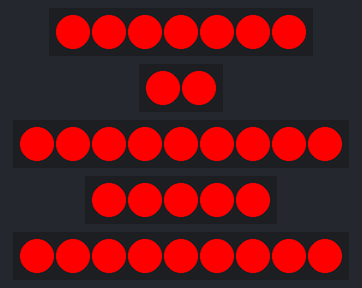
A sketch run on a simulated ESP32. Parts: 7 RGB LEDs in strip order, left to right, 2 RGB LEDs in strip order, left to right, 2 × 9 RGB LEDs in strip order, left to right, 5 RGB LEDs in strip order, left to right. WiFi joins after 1.5 s; servers stay silent unless stated; the local clock reads 2024-03-15 10:24:30 at power-on unless the sketch sets it.

Above: at 0.1 s.
At 1.6 s:
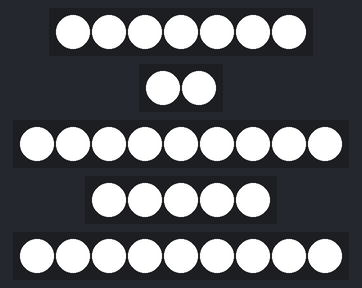
At 2.1 s:
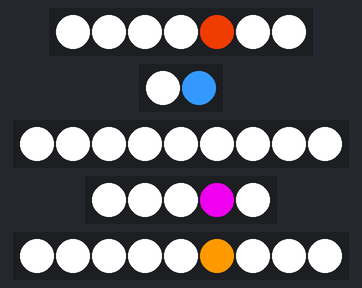
At 30.2 s:
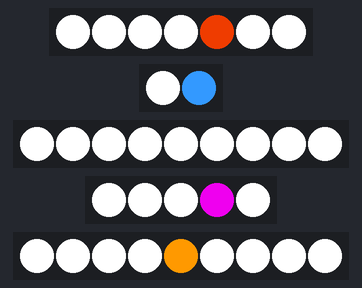
At 90.4 s:
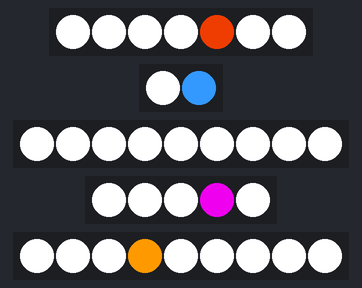
Timing chart, 0 to 91.9 s (numbered marks = the images above):
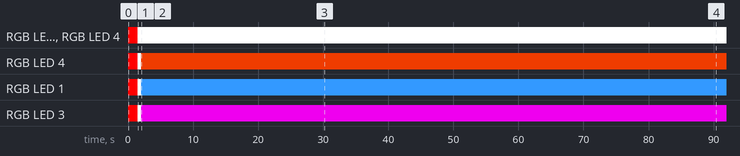

The sketch:

main.ino
```cpp
#include <Adafruit_NeoPixel.h>
#include <WiFi.h>
#include <time.h>
#include <ESP32Time.h>

//Wifi Credentials.
const char* ssid = "YOUR SSID";
const char* password = "YOUR PASSWORD";
//NTP Server settings (UK).
const char* ntpServer = "pool.ntp.org";
const long  gmtOffSet = 0;
const int   daylightSavingsOffset = 3600;

//ints to store out time broken down.
int hrFirst, hrSecond, minFirst, minSecond, day;
//Amount to divide color value by, decreasing its brightness.
int brightnessReduce = 1; //1-16 is a good range to work in.

//Char to store the full time string given by RTC.
char fullTime[8];

//Color sources.
uint32_t fillColor, dayColor, hrFirstColor, hrSecondColor, minFirstColor, minSecondColor;

ESP32Time rtc(0);
//Define the number of leds the strip contains and the pin it's connected to.
Adafruit_NeoPixel ledDay = Adafruit_NeoPixel(7, 15, NEO_GRB + NEO_KHZ800);
Adafruit_NeoPixel ledHourFirst = Adafruit_NeoPixel(2, 2, NEO_GRB + NEO_KHZ800);
Adafruit_NeoPixel ledHourSecond = Adafruit_NeoPixel(9, 4, NEO_GRB + NEO_KHZ800);
Adafruit_NeoPixel ledMinuteFirst = Adafruit_NeoPixel(5, 5, NEO_GRB + NEO_KHZ800);
Adafruit_NeoPixel ledMinuteSecond = Adafruit_NeoPixel(9, 18, NEO_GRB + NEO_KHZ800);

void setup() {
  ledDay.begin();
  ledHourFirst.begin();
  ledHourSecond.begin();
  ledMinuteFirst.begin();
  ledMinuteSecond.begin();
}

void doShow(){
  ledDay.show();
  ledHourFirst.show();
  ledHourSecond.show();
  ledMinuteFirst.show();
  ledMinuteSecond.show();
}

void doFill(){
  ledDay.fill(fillColor, 0, 7);
  ledHourFirst.fill(fillColor, 0, 2);
  ledHourSecond.fill(fillColor, 0, 9);
  ledMinuteFirst.fill(fillColor, 0, 5);
  ledMinuteSecond.fill(fillColor, 0, 9);
}

//Set RTC using the data from the ntp pool.
void setRTC(){
  configTime(gmtOffSet, daylightSavingsOffset, ntpServer);
  struct tm timeinfo;
  if(getLocalTime(&timeinfo)){
    rtc.setTimeStruct(timeinfo);
    //Call our updateTime function to set init time.
    updateTime();
  }
}

void updateTime(){
  //Copy rtc.getTime, which returns string to our fullTime char.
  strcpy(fullTime, rtc.getTime().c_str());

  //Update our time ints using the fullTime char elements.
  hrFirst = fullTime[0] - '0';
  hrSecond = fullTime[1] - '0';
  minFirst = fullTime[3] - '0';
  minSecond = fullTime[4] - '0';

  //Update day, getDayOfWeek returns int.
  day = rtc.getDayofWeek();

  //Set our led strip positions, input is located at the top of the view, start with our
  //maximum and subtract the current.
  day == 0 ? day = 6 : day = day -1;
  ledDay.setPixelColor(day, dayColor);
  ledHourFirst.setPixelColor(2 - hrFirst, hrFirstColor);
  ledHourSecond.setPixelColor(9 - hrSecond, hrSecondColor);
  ledMinuteFirst.setPixelColor(5 - minFirst, minFirstColor);
  ledMinuteSecond.setPixelColor(9 - minSecond, minSecondColor);
}

void doWiFi(){
  //Set WiFi mode to station mode to connect to access point.
  WiFi.mode(WIFI_STA);
  //Begin WiFi using previously declared credentials.
  WiFi.begin(ssid, password);
  //While not connected we fill all leds with red.
    while(WiFi.status() != WL_CONNECTED){
      //Fill LEDS with red.
      fillColor = Adafruit_NeoPixel::Color(255, 0, 0);
      doFill();
      doShow();
    }
  //Connected, fill with white.
  fillColor = Adafruit_NeoPixel::Color(255, 255, 255);
  doFill();
  doShow();
  //Set RTC.
  setRTC();
  //Delay 500ms to give everything a chance to catch up.
  delay(500);
  //WiFi no longer required, disconnect.
  WiFi.disconnect();
}

void setColorBrightness(){
  //The value of brightnessReduce is used to divide the color value by, reducing its brightness.
  //Modify these values to suit, as is, it increases from 7-9am and decreases finally to black/blank between 19-22.
  switch (rtc.getHour(true)){
    //rtc.getHour(true) returns 24hr, 0-23.
    case 7:
      brightnessReduce = 8;
      break;
    case 8:
      brightnessReduce = 4;
      break;
    case 9:
      brightnessReduce = 1;
      break;
    case 19:
      brightnessReduce = 4;
      break;
    case 20:
      brightnessReduce = 8;
      break;
    case 21:
      brightnessReduce = 12;
      break;
    case 22:
      brightnessReduce = 16;
      break;
  }
  //Set color values divided by reduce amount.
  dayColor = Adafruit_NeoPixel::Color(204 / brightnessReduce, 51 / brightnessReduce, 0 / brightnessReduce);
  hrFirstColor = Adafruit_NeoPixel::Color(51 / brightnessReduce, 153 / brightnessReduce, 255 / brightnessReduce);
  hrSecondColor = Adafruit_NeoPixel::Color(51 / brightnessReduce, 204 / brightnessReduce, 51 / brightnessReduce);
  minFirstColor = Adafruit_NeoPixel::Color(204 / brightnessReduce, 0 / brightnessReduce, 204 / brightnessReduce);
  minSecondColor = Adafruit_NeoPixel::Color(255 / brightnessReduce, 153 / brightnessReduce, 0 / brightnessReduce);
  fillColor = Adafruit_NeoPixel::Color(255 / brightnessReduce, 255 / brightnessReduce, 255 / brightnessReduce);
  //16 is maximum brightness reduction in my configuration and I prefer complete darkness in this range but, keeping the coloured hour and minutes.
  if(brightnessReduce == 16){
    fillColor = Adafruit_NeoPixel::Color(0, 0, 0);
  }
}

void loop() {
  //If fullTime[0] contains no usable value, we either have not pulled data from NTP pool or something went wrong somehow.
  //Do WiFi connect.
  while(fullTime[0] == '\0'){
    doWiFi();
  }
  //Set color values based on brightnessReduce int.
  setColorBrightness();
  //fullTime[0] contains useable values, we can assume everything has gone as expected.
  doFill();
  //Call updateTime method after fill.
  updateTime();
  doShow();
  //Delay by 1000ms (1 second).
  delay(1000);
}
```

Measured:
- by itself, RGB LED 0–3, RGB LED 5, RGB LED 6, RGB LED 0, RGB LED 0–2, RGB LED 4: off → RGB(255, 0, 0) at 0.00 s, → RGB(255, 255, 255) 1.5 s later
- by itself, RGB LED 4: off → RGB(255, 0, 0) at 0.00 s, → RGB(255, 255, 255) 1.5 s later, → RGB(204, 51, 0) 0.50 s later
- by itself, RGB LED 1: off → RGB(255, 0, 0) at 0.00 s, → RGB(255, 255, 255) 1.5 s later, → RGB(51, 153, 255) 0.50 s later
- by itself, RGB LED 3: off → RGB(255, 0, 0) at 0.00 s, → RGB(255, 255, 255) 1.5 s later, → RGB(204, 0, 204) 0.50 s later
- what the display in image 2 shows lasts 28.1 s, from 2.0 s to 30.1 s
- what the display in image 3 shows lasts 60.3 s, from 30.1 s to 90.4 s
